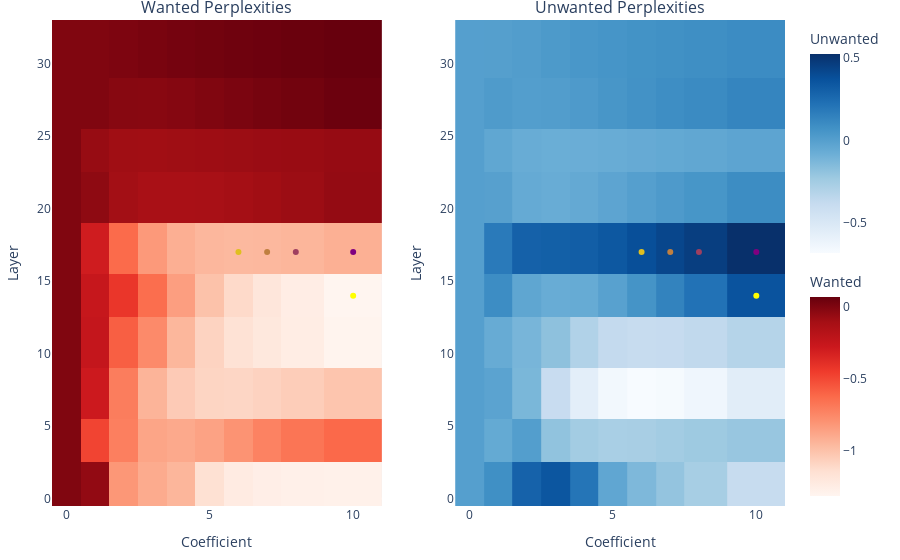
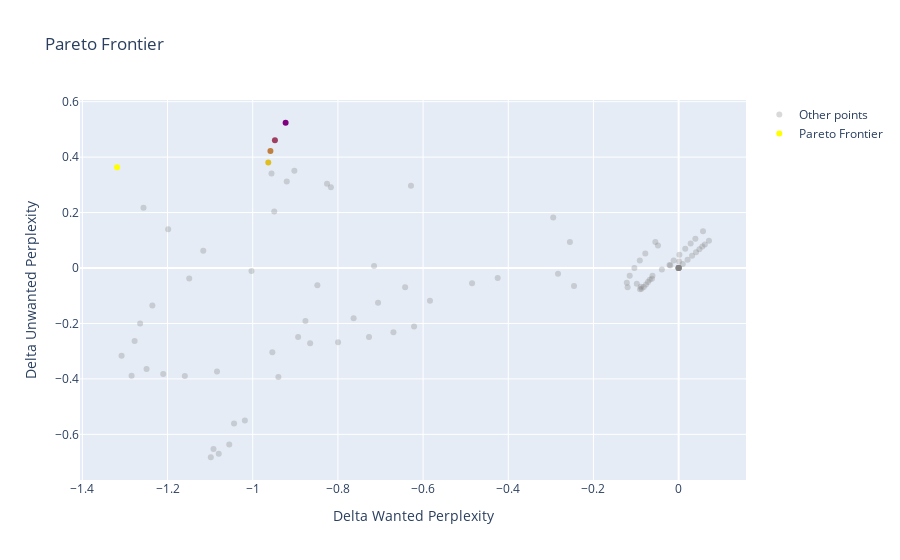

These figures' notebook cell, in order:
### Code cell
wanted_matrix, unwanted_matrix=adhoc_hyperparameter_search.create_perplexity_matrices(df)
adhoc_hyperparameter_search.plot_matrices_with_pareto(df)
adhoc_hyperparameter_search.plot_pareto_frontier(df)

### Figure 1 — Plotly figure (JSON) as saved in the notebook; plotly's stock layout.template omitted (floating-point values rounded to 4 significant figures)
{"data": [{"colorbar": {"len": 0.5, "title": {"text": "Wanted"}, "y": 0.5, "yanchor": "top"}, "colorscale": [[0, "rgb(255,245,240)"], [0.125, "rgb(254,224,210)"], [0.25, "rgb(252,187,161)"], [0.375, "rgb(252,146,114)"], [0.5, "rgb(251,106,74)"], [0.625, "rgb(239,59,44)"], [0.75, "rgb(203,24,29)"], [0.875, "rgb(165,15,21)"], [1, "rgb(103,0,13)"]], "showscale": true, "type": "heatmap", "x": [0, 1, 2, 3, 4, 5, 6, 7, 8, 10], "xaxis": "x", "y": [1, 4, 7, 11, 14, 17, 21, 24, 27, 31], "yaxis": "y", "z": [[0, -0.04861, -0.8165, -0.9022, -0.9495, -1.149, -1.236, -1.264, -1.277, -1.284], [0, -0.4851, -0.7152, -0.8763, -0.8934, -0.8652, -0.7996, -0.727, -0.6696, -0.6212], [0, -0.2832, -0.7057, -0.9397, -1.044, -1.092, -1.098, -1.08, -1.055, -1.018], [0, -0.2456, -0.5838, -0.7631, -0.954, -1.084, -1.159, -1.21, -1.249, -1.308], [0, -0.2553, -0.4248, -0.6421, -0.8482, -1.003, -1.116, -1.199, -1.256, -1.319], [0, -0.2945, -0.6285, -0.8256, -0.9201, -0.956, -0.9635, -0.9585, -0.9479, -0.9228], [0, -0.03938, -0.0983, -0.1198, -0.1217, -0.1149, -0.1039, -0.0912, -0.07828, -0.05464], [0, -0.0627, -0.08879, -0.09072, -0.08706, -0.08189, -0.07669, -0.07197, -0.06788, -0.06138], [0, 0.001224, -0.01955, -0.02142, -0.01175, 0.00178, 0.01557, 0.0282, 0.03931, 0.05722], [0, 0.0006896, 0.009727, 0.02101, 0.03155, 0.04079, 0.04877, 0.05563, 0.06156, 0.07118]]}, {"colorbar": {"len": 0.5, "title": {"text": "Unwanted"}, "y": 1, "yanchor": "top"}, "colorscale": [[0, "rgb(247,251,255)"], [0.125, "rgb(222,235,247)"], [0.25, "rgb(198,219,239)"], [0.375, "rgb(158,202,225)"], [0.5, "rgb(107,174,214)"], [0.625, "rgb(66,146,198)"], [0.75, "rgb(33,113,181)"], [0.875, "rgb(8,81,156)"], [1, "rgb(8,48,107)"]], "showscale": true, "type": "heatmap", "x": [0, 1, 2, 3, 4, 5, 6, 7, 8, 10], "xaxis": "x2", "y": [1, 4, 7, 11, 14, 17, 21, 24, 27, 31], "yaxis": "y2", "z": [[0, 0.08098, 0.2914, 0.3511, 0.2039, -0.03759, -0.1353, -0.1998, -0.263, -0.3885], [0, -0.05533, 0.007675, -0.1907, -0.2493, -0.2718, -0.2674, -0.2492, -0.2319, -0.2112], [0, -0.02089, -0.1251, -0.3934, -0.5612, -0.6528, -0.6826, -0.6702, -0.6362, -0.5498], [0, -0.06477, -0.1177, -0.1815, -0.3034, -0.3733, -0.3896, -0.3819, -0.3638, -0.3164], [0, 0.09356, -0.03641, -0.06911, -0.06249, -0.01069, 0.06208, 0.1397, 0.2171, 0.3636], [0, 0.1822, 0.2969, 0.3041, 0.3119, 0.3412, 0.3809, 0.4222, 0.4608, 0.524], [0, -0.005755, -0.05665, -0.06936, -0.0536, -0.02773, 0.0002831, 0.02738, 0.05229, 0.09426], [0, -0.03897, -0.06766, -0.07663, -0.07493, -0.06827, -0.0597, -0.05081, -0.04234, -0.02765], [0, 0.02354, 0.008698, 0.01116, 0.02726, 0.04825, 0.0694, 0.08871, 0.1057, 0.1329], [0, 0.002254, 0.01449, 0.02973, 0.04413, 0.05681, 0.06777, 0.07717, 0.08525, 0.09824]]}, {"marker": {"color": "rgb(255,255,0)"}, "mode": "markers", "showlegend": false, "type": "scatter", "x": [10], "xaxis": "x", "y": [14], "yaxis": "y"}, {"marker": {"color": "rgb(255,255,0)"}, "mode": "markers", "showlegend": false, "type": "scatter", "x": [10], "xaxis": "x2", "y": [14], "yaxis": "y2"}, {"marker": {"color": "rgb(223,191,32)"}, "mode": "markers", "showlegend": false, "type": "scatter", "x": [6], "xaxis": "x", "y": [17], "yaxis": "y"}, {"marker": {"color": "rgb(223,191,32)"}, "mode": "markers", "showlegend": false, "type": "scatter", "x": [6], "xaxis": "x2", "y": [17], "yaxis": "y2"}, {"marker": {"color": "rgb(191,127,64)"}, "mode": "markers", "showlegend": false, "type": "scatter", "x": [7], "xaxis": "x", "y": [17], "yaxis": "y"}, {"marker": {"color": "rgb(191,127,64)"}, "mode": "markers", "showlegend": false, "type": "scatter", "x": [7], "xaxis": "x2", "y": [17], "yaxis": "y2"}, {"marker": {"color": "rgb(159,63,96)"}, "mode": "markers", "showlegend": false, "type": "scatter", "x": [8], "xaxis": "x", "y": [17], "yaxis": "y"}, {"marker": {"color": "rgb(159,63,96)"}, "mode": "markers", "showlegend": false, "type": "scatter", "x": [8], "xaxis": "x2", "y": [17], "yaxis": "y2"}, {"marker": {"color": "rgb(128,0,128)"}, "mode": "markers", "showlegend": false, "type": "scatter", "x": [10], "xaxis": "x", "y": [17], "yaxis": "y"}, {"marker": {"color": "rgb(128,0,128)"}, "mode": "markers", "showlegend": false, "type": "scatter", "x": [10], "xaxis": "x2", "y": [17], "yaxis": "y2"}], "layout": {"annotations": [{"font": {"size": 16}, "showarrow": false, "text": "Wanted Perplexities", "x": 0.225, "xanchor": "center", "xref": "paper", "y": 1, "yanchor": "bottom", "yref": "paper"}, {"font": {"size": 16}, "showarrow": false, "text": "Unwanted Perplexities", "x": 0.775, "xanchor": "center", "xref": "paper", "y": 1, "yanchor": "bottom", "yref": "paper"}], "margin": {"b": 50, "l": 50, "r": 50, "t": 20}, "xaxis": {"anchor": "y", "domain": [0, 0.45], "title": {"text": "Coefficient"}}, "xaxis2": {"anchor": "y2", "domain": [0.55, 1], "title": {"text": "Coefficient"}}, "yaxis": {"anchor": "x", "domain": [0, 1], "title": {"text": "Layer"}}, "yaxis2": {"anchor": "x2", "domain": [0, 1], "title": {"text": "Layer"}}}}

### Figure 2 — Plotly figure (JSON) as saved in the notebook; plotly's stock layout.template omitted (floating-point values rounded to 4 significant figures)
{"data": [{"hoverinfo": "text", "marker": {"color": "grey", "opacity": 0.3}, "mode": "markers", "name": "Other points", "type": "scatter", "x": [0, -0.04861, -0.8165, -0.9022, -0.9495, -1.149, -1.236, -1.264, -1.277, -1.284, 0, -0.4851, -0.7152, -0.8763, -0.8934, -0.8652, -0.7996, -0.727, -0.6696, -0.6212, 0, -0.2832, -0.7057, -0.9397, -1.044, -1.092, -1.098, -1.08, -1.055, -1.018, 0, -0.2456, -0.5838, -0.7631, -0.954, -1.084, -1.159, -1.21, -1.249, -1.308, 0, -0.2553, -0.4248, -0.6421, -0.8482, -1.003, -1.116, -1.199, -1.256, 0, -0.2945, -0.6285, -0.8256, -0.9201, -0.956, 0, -0.03938, -0.0983, -0.1198, -0.1217, -0.1149, -0.1039, -0.0912, -0.07828, -0.05464, 0, -0.0627, -0.08879, -0.09072, -0.08706, -0.08189, -0.07669, -0.07197, -0.06788, -0.06138, 0, 0.001224, -0.01955, -0.02142, -0.01175, 0.00178, 0.01557, 0.0282, 0.03931, 0.05722, 0, 0.0006896, 0.009727, 0.02101, 0.03155, 0.04079, 0.04877, 0.05563, 0.06156, 0.07118], "y": [0, 0.08098, 0.2914, 0.3511, 0.2039, -0.03759, -0.1353, -0.1998, -0.263, -0.3885, 0, -0.05533, 0.007675, -0.1907, -0.2493, -0.2718, -0.2674, -0.2492, -0.2319, -0.2112, 0, -0.02089, -0.1251, -0.3934, -0.5612, -0.6528, -0.6826, -0.6702, -0.6362, -0.5498, 0, -0.06477, -0.1177, -0.1815, -0.3034, -0.3733, -0.3896, -0.3819, -0.3638, -0.3164, 0, 0.09356, -0.03641, -0.06911, -0.06249, -0.01069, 0.06208, 0.1397, 0.2171, 0, 0.1822, 0.2969, 0.3041, 0.3119, 0.3412, 0, -0.005755, -0.05665, -0.06936, -0.0536, -0.02773, 0.0002831, 0.02738, 0.05229, 0.09426, 0, -0.03897, -0.06766, -0.07663, -0.07493, -0.06827, -0.0597, -0.05081, -0.04234, -0.02765, 0, 0.02354, 0.008698, 0.01116, 0.02726, 0.04825, 0.0694, 0.08871, 0.1057, 0.1329, 0, 0.002254, 0.01449, 0.02973, 0.04413, 0.05681, 0.06777, 0.07717, 0.08525, 0.09824]}, {"hoverinfo": "text", "hovertext": ["Layer: 14\n Coefficent10", "Layer: 17\n Coefficent6", "Layer: 17\n Coefficent7", "Layer: 17\n Coefficent8", "Layer: 17\n Coefficent10"], "marker": {"color": ["rgb(255,255,0)", "rgb(223,191,32)", "rgb(191,127,64)", "rgb(159,63,96)", "rgb(128,0,128)"]}, "mode": "markers", "name": "Pareto Frontier", "type": "scatter", "x": [-1.319, -0.9635, -0.9585, -0.9479, -0.9228], "y": [0.3636, 0.3809, 0.4222, 0.4608, 0.524]}], "layout": {"title": {"text": "Pareto Frontier"}, "xaxis": {"title": {"text": "Delta Wanted Perplexity"}}, "yaxis": {"title": {"text": "Delta Unwanted Perplexity"}}}}
